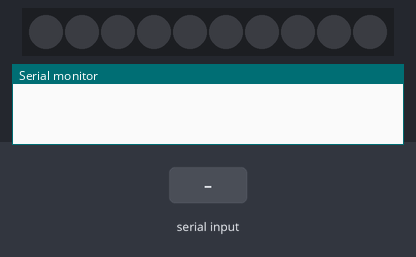
A sketch run on a simulated Arduino Uno, built with avr-gcc and run on an emulated ATmega328P. Parts: 10 RGB LEDs in strip order, left to right, the last lines printed to the serial monitor. The test bench sets the inputs (shaded band).

Above: at 1.2 s.
1.3 s: "R" received over the second serial link
At 2.4 s:
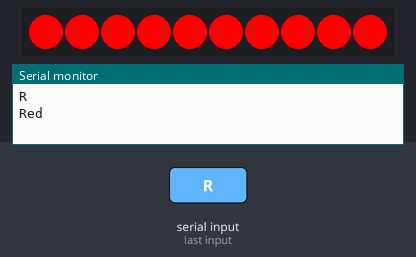
2.9 s: "G" received over the second serial link
At 4.2 s:
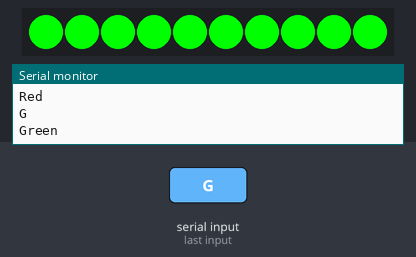
4.5 s: "B" received over the second serial link
At 5.8 s:
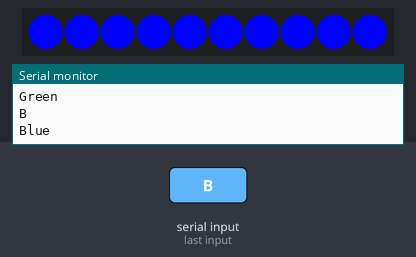
6.1 s: "Y" received over the second serial link
At 7.2 s:
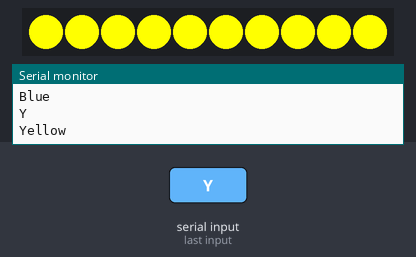
7.7 s: "C" received over the second serial link
At 8.4 s:
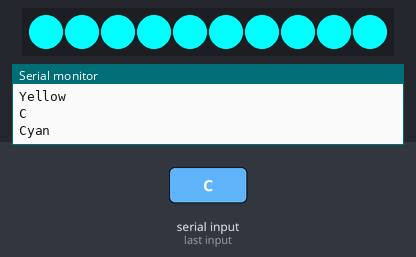
9.3 s: "P" received over the second serial link
At 10.9 s:
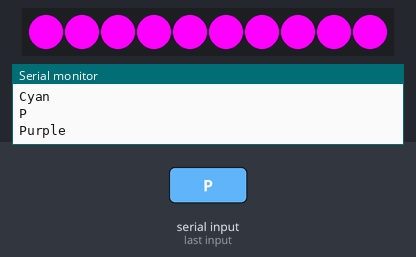
Timing chart, 0 to 11.9 s (numbered marks = the images above; inputs shaded):
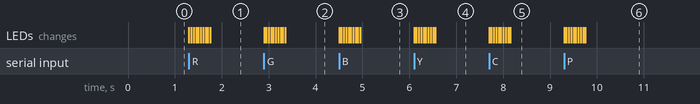

The sketch:

SMART_DISCOLIGHT.ino
```cpp
#include <Adafruit_NeoPixel.h>
#include <SoftwareSerial.h>

SoftwareSerial Bluetooth(4,5);
#define NUM_LED 10
#define LED_PIN 2
Adafruit_NeoPixel strip=Adafruit_NeoPixel(NUM_LED,LED_PIN,NEO_GRB+NEO_KHZ800);
char Bt_input;
int delayVal = 10;
int red = 0;
int green = 0;
int blue = 0;

void setup() {
  Bluetooth.begin(9600);
  Serial.begin(9600);
  strip.begin();

}

void loop()
{
  if(Bluetooth.available()>0)
  {
    Bt_input=Bluetooth.read();
    Serial.println(Bt_input);
    if(Bt_input=='R')
    {
      Serial.println("Red");
        for(int i=0;i<10;i++)
        {
          red=255;green=0;blue=0;
          strip.setPixelColor(i,red,green,blue);
          strip.show();
          delay(50);
        }
          strip.clear();
    }
    if(Bt_input=='G')
    {
      Serial.println("Green");
        for(int i=0;i<10;i++)
        {
          green=255;red=0;blue=0;
          strip.setPixelColor(i,red,green,blue);
          strip.show();
          delay(50);
        }
          strip.clear();
    }
    if(Bt_input=='B')
    {
      Serial.println("Blue");
        for(int i=0;i<10;i++)
        {
          blue=255;green=0;red=0;
          strip.setPixelColor(i,red,green,blue);
          strip.show();
          delay(50);
        }
          strip.clear();
    }
    if(Bt_input=='Y')
    {
      Serial.println("Yellow");
        for(int i=0;i<10;i++)
        {
          red=255;green=255;blue=0;
          strip.setPixelColor(i,red,green,blue);
          strip.show();
          delay(50);
        }
          strip.clear();
    }
    if(Bt_input=='C')
    {
      Serial.println("Cyan");
        for(int i=0;i<10;i++)
        {
          red=0;green=255;blue=255;
          strip.setPixelColor(i,red,green,blue);
          strip.show();
          delay(50);
        }
          strip.clear();
    }
    if(Bt_input=='P')
    {
      Serial.println("Purple");
        for(int i=0;i<10;i++)
        {
          red=255;green=0;blue=255;
          strip.setPixelColor(i,red,green,blue);
          strip.show();
          delay(50);
        }
          strip.clear();
    }
    if(Bt_input=='W')
    {
      Serial.println("White");
        for(int i=0;i<10;i++)
        {
          red=255;green=255;blue=255;
          strip.setPixelColor(i,red,green,blue);
          strip.show();
          delay(50);
        }
          strip.clear();
    }
    if(Bt_input=='O')
    {
      Serial.println("OFF");
        for(int i=0;i<10;i++)
        {
          red=0;green=0;blue=0;
          strip.setPixelColor(i,red,green,blue);
          strip.show();
          delay(50);
        }
          strip.clear();
    }
  }
}
```

Measured:
- after the input at 1.3 s, the LEDs: first change at once (image 1 shows a later state)
- after the input at 2.9 s, the LEDs: first change at once (image 2 shows a later state)
- after the input at 4.5 s, the LEDs: first change at once (image 3 shows a later state)
- after the input at 6.1 s, the LEDs: first change at once (image 4 shows a later state)
- after the input at 7.7 s, the LEDs: first change at once (image 5 shows a later state)
- after the input at 9.3 s, the LEDs: first change at once (image 6 shows a later state)
